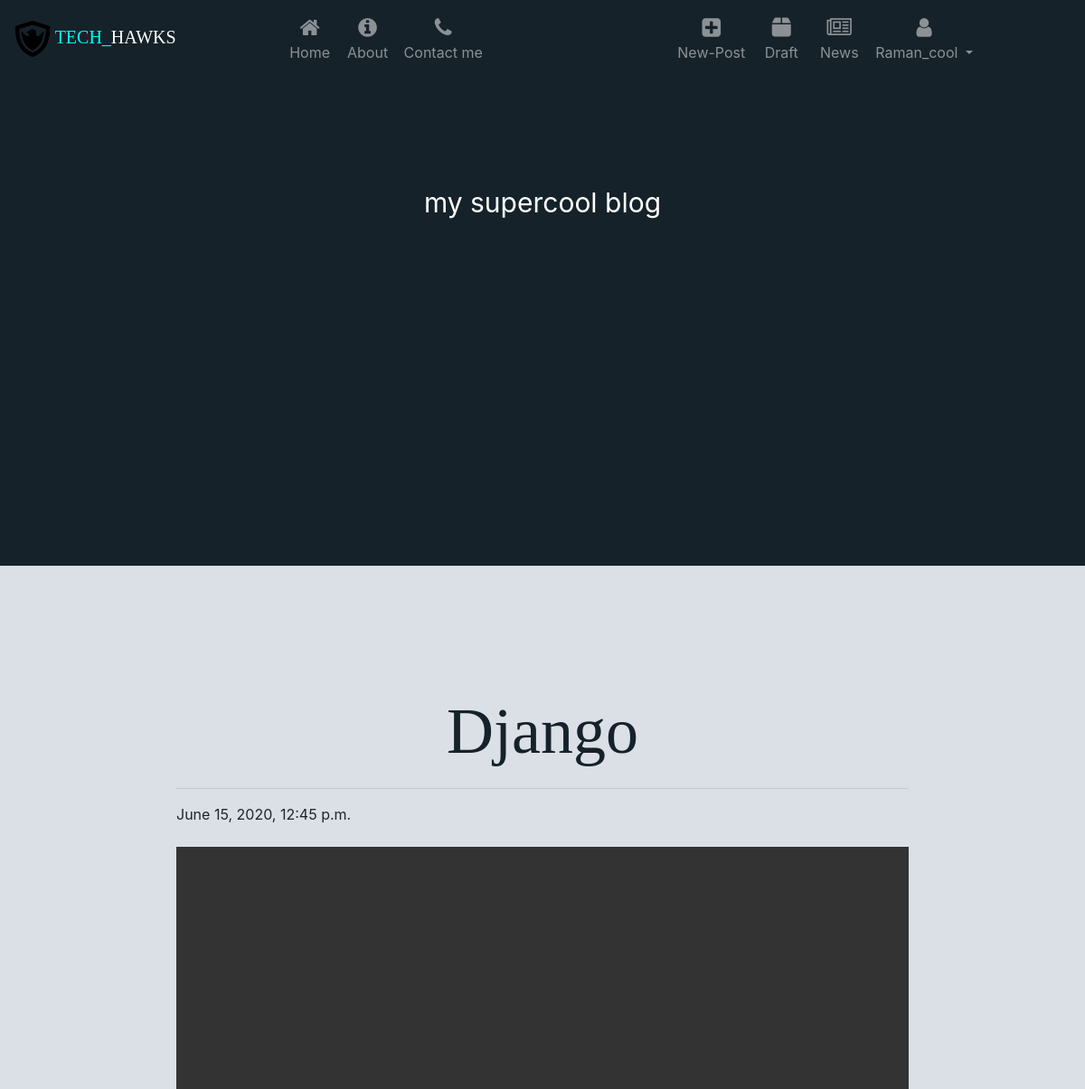
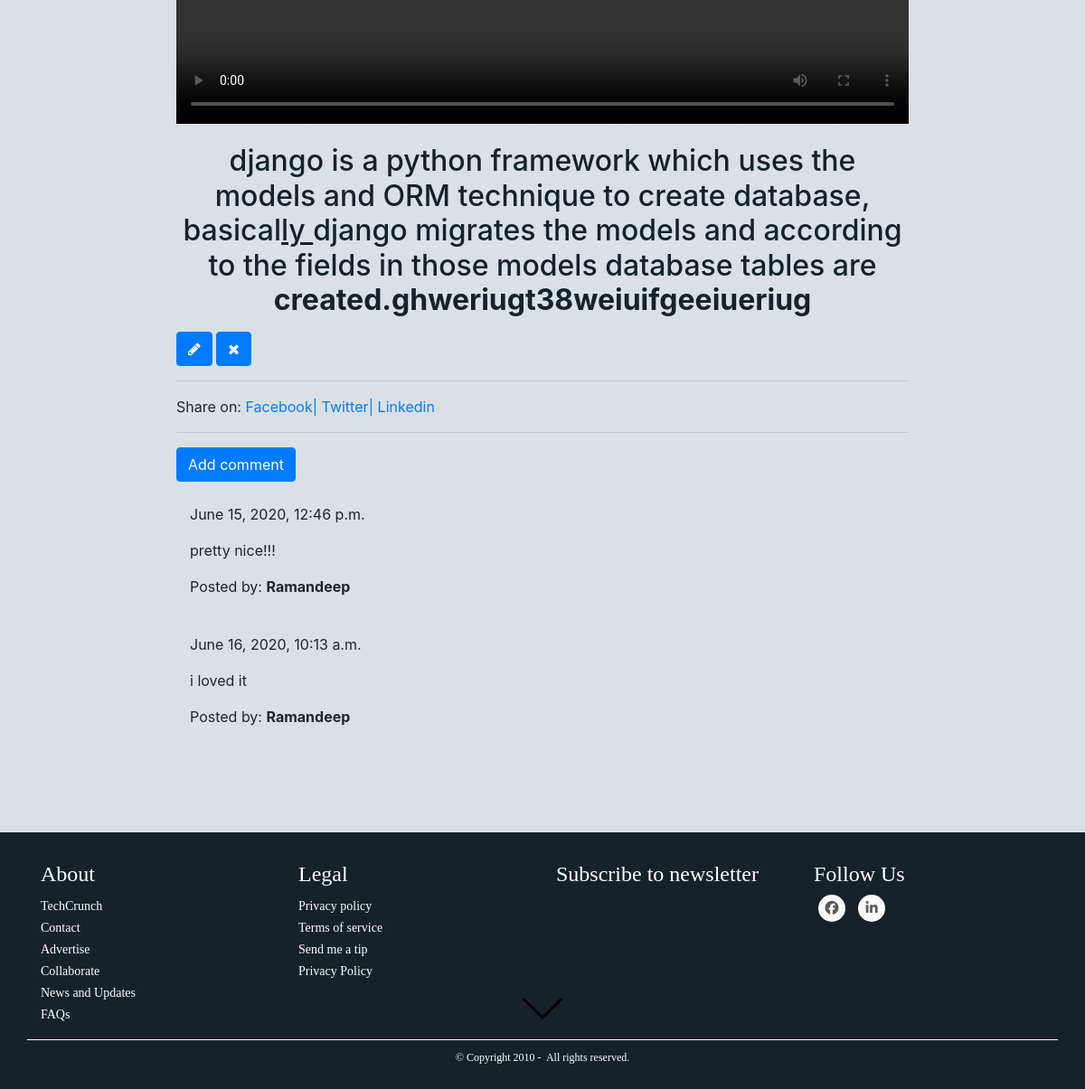
/post/3 (signed in), run on the app's committed database (2 pictures, top to bottom).
### blog/models.py (models this page shows, shortened)
class Post(models.Model):
    author = models.ForeignKey('auth.User',on_delete=models.CASCADE)
    title = models.CharField(max_length=200)
    text = models.TextField()
    created_date = models.DateTimeField(default=timezone.now)
    published_date = models.DateTimeField(blank=True, null=True)
    image = models.FileField(upload_to="media/",null=True, verbose_name="")

class Comment(models.Model):
    post = models.ForeignKey('blog.Post', related_name='comments',on_delete=models.CASCADE)
    author = models.CharField(max_length=200)
    text = models.TextField()
    created_date = models.DateTimeField(default=timezone.now)
    approved_comment = models.BooleanField(default=False)

### blog/views.py (the view)
# urls.py: path('post/<int:pk>', views.PostDetailView.as_view(), name='post_detail'),
class PostDetailView(DetailView):
    model = Post

### blog/templates/blog/post_detail.html (shortened to what this page needs)
{% extends 'blog/base.html' %}
{% load static %}
{% block content %}
<div class="header">
  <div class="header-content">
    <h1>News</h1>
    <p>my supercool blog</p>
  </div>
</div>
<div class="content container" style="margin-top: 100px;">
    <div class="content-block">
      <div class="blog_posts">
                <h1 class='posttitle loader headings display-3'>{{ post.title }}</h1>
                <hr>
                {% if post.published_date %}
                    <div class="date postdate">
                        {{ post.published_date }}
                    </div>
                  <video  class ='img-responsive' controls>
                <source src="{{ post.image.url }}" type="video/mp4">
             <source src="movie.ogg" type="video/ogg">
          </video>
                {% else %}
                    <a class="btn btn-outline-dark" href="{% url 'post_publish' pk=post.pk %}">Publish</a>
                {% endif %}
              <p class='postcontent' >{{ post.text|safe|linebreaksbr }}</p>
              {% if user.is_authenticated %}
                  <a class="btn btn-primary" href="{% url 'post_edit' pk=post.pk %}"><span class="fa fa-pencil"></span></a>
                  <a class="btn btn-primary" href="{% url 'post_remove' pk=post.pk %}"><span class="fa fa-remove"></span></a>
              {% endif %}
          <hr>
          <div class="social-share" style="margin-bottom">
            Share on:
            <a href="https://www.facebook.com/sharer/sharer.php?u={{ request.build_absolute_uri }}">
            Facebook|
            </a>
            <a href="https://twitter.com/home?status=I'm%20going%20to%20learn%20to%20Code...%20Come%20build%20an%20web%20apsp%20with%20me!%20%23CFE%20and%20@justinmitchel%20{{ request.build_absolute_uri }}">
             Twitter|
            </a>
            <a href="https://www.linkedin.com/shareArticle?mini=true&url=http://swiftforentrepreneurs.com/&title=Be%20first%20%7C%20Join%20Swift%20for%20Entrepreneurs&summary=Swift%20for%20Entrepreneurs%20is%20a%20project-based%20programming%20course%20for%20non-technical%20founders.%20We'll%20learn%20how%20to%20build%20iOS%20apps%20from%20scratch%20using%20Apple's%20new%20programming%20language:%20Swift.%20Be%20first%20and%20learn%20with%20me!&source={{ request.build_absolute_uri }}">
             Linkedin
            </a>
          </div>
          <hr>
          <a class="btn btn-primary btn-comment" href="{% url 'add_comment_to_post' pk=post.pk %}">Add comment</a>
          <div class="container">
          {% for comment in post.comments.all %}
          <br>
              {% if user.is_authenticated or comment.approved_comment %}
                      {{ comment.created_date }}
                  <p>{{ comment.text|safe|linebreaks }}</p>
                  <p>Posted by: <strong>{{ comment.author }}</strong></p>
              {% endif %}
          {% empty %}
              <p>No comments posted.</p>
          {% endfor %}
        </div>
      </div>
    </div>
  </div>
{% endblock %}

### blog/templates/blog/base.html (shortened to what this page needs)
<!DOCTYPE html>
{% load static %}
<html>
  <head>
    <link rel="stylesheet" href="https://maxcdn.bootstrapcdn.com/bootstrap/4.1.1/css/bootstrap.min.css">
    <link href="https://maxcdn.bootstrapcdn.com/font-awesome/4.7.0/css/font-awesome.min.css" rel="stylesheet">
    <link rel="stylesheet" href="//cdn.jsdelivr.net/medium-editor/latest/css/medium-editor.min.css" type="text/css" media="screen" charset="utf-8">
<link rel="stylesheet" href="https://stackpath.bootstrapcdn.com/bootstrap/4.1.3/css/bootstrap.min.css"
integrity="sha384-MCw98/SFnGE8fJT3GXwEOngsV7Zt27NXFoaoApmYm81iuXoPkFOJwJ8ERdknLPMO">
    <link rel="stylesheet" href="{% static 'css/blog.css' %}">
  </head>
  <body>
    <nav class="navbar navbar-icon-top navbar-expand-lg navbar-dark">
   <a class="navbar-brand" href="{% url 'post_list' %}"><img src="{% static 'images/logo-shield.png' %}" width = 40px height = 40px alt="Eagle-shield">
    <span>TECH_</span>HAWKS
   </a>
   <div class="collapse navbar-collapse nav-left" id="navbarSupportedContent">
     <ul class="navbar-nav mr-auto">
       <li class="nav-item">
         <a class="nav-link" onclick="openBanner(event,'landing-text')" href="{% url 'post_list' %}">
           <i class="fa fa-home"></i>
           Home
           </a>
       </li>
       <li class="nav-item">
         <a class="nav-link" onclick="openBanner(event,'About')" href="{% url 'about' %}">
           <i class="fa fa-info-circle">
           </i>
           About
         </a>
       </li>
       <li class="nav-item">
         <a class="nav-link" onclick="openBanner(event,'Contact')" href="{% url 'contact'%}">
           <i class="fa fa-phone">
           </i>
           Contact me
         </a>
       </li>
     </ul>
      {% if user.is_authenticated %}
     <ul class="navbar-nav nav-right ">
       <li class="nav-item">
         <a class="nav-link" onclick="openBanner(event,'new-post')" href="{% url 'post_new' %}">
           <i class="fa fa-plus-square">
           </i>
           New-Post
         </a>
       </li>
       <li class="nav-item">
         <a class="nav-link" onclick="openBanner(event,'Draft')"  href="{% url 'post_draft_list' %}">
           <i class="fa fa-box">
           </i>
           Draft
         </a>
       </li>
       <li class="nav-item">
         <a class="nav-link"  onclick="openBanner(event,'news')" href="{% url 'news' %}">
           <i class="fa fa-newspaper">
           </i>
          News
         </a>
       </li>
       <li class="nav-item dropdown">
         <a class="nav-link dropdown-toggle" href="#" id="navbarDropdown" role="button" data-toggle="dropdown" aria-haspopup="true" aria-expanded="false">
           <i class="fa fa-user">
           </i>
          {{ user.username}}
         </a>
       </li>
     </ul>
     {% else %}
     <a class="nav-item nav-link" href="{% url 'login' %}" aria-label="Login">
            <span class="fa fa-user" aria-hidden="true">Login</span></a>
      <a class="nav-item nav-link" href="{% url 'register' %}" aria-label="Login">
          <span class="fa fa-user" aria-hidden="true">Register</span></a>
        {% endif %}
   </div>
 </nav>
<section class = "header-down-arrow">
  <img src="{% static 'images/cue/downarrow.png' %}" width = "50" alt="downarrow">
</section>
        {% block content %}
        {% endblock %}
 <footer class="mainfooter" role="contentinfo">
  <div class="footer-middle">
  <div class="container">
    <div class="row">
      <div class="col-md-3 col-sm-6">
        <div class="footer-pad">
          <h4>About</h4>
          <ul class="list-unstyled">
            <li><a href="#">TechCrunch</a></li>
            <li><a href="#">Contact</a></li>
            <li><a href="#">Advertise</a></li>
            <li><a href="#">Collaborate</a></li>
            <li><a href="#">News and Updates</a></li>
            <li><a href="#">FAQs</a></li>
          </ul>
        </div>
      </div>
      <div class="col-md-3 col-sm-6">
        <div class="footer-pad">
          <h4>Legal</h4>
          <ul class="list-unstyled">
            <li><a href="#">Privacy policy</a></li>
            <li><a href="#">Terms of service</a></li>
            <li><a href="#">Send me a tip</a></li>
            <li><a href="#">Privacy Policy</a></li>
          </ul>
        </div>
      </div>
      <div class="col-md-3 col-sm-6">
        <div class="footer-pad">
          <h4>Subscribe to newsletter</h4>
        </div>
      </div>
    	<div class="col-md-3">
    		<h4>Follow Us</h4>
            <ul class="social-network social-circle">
             <li><a href="#" class="icoFacebook" title="Facebook"><i class="fa fa-facebook"></i></a></li>
             <li><a href="#" class="icoLinkedin" title="Linkedin"><i class="fa fa-linkedin"></i></a></li>
            </ul>
		</div>
    </div>
	<div class="row">
		<div class="col-md-12 copy">
			<p class="text-center">&copy; Copyright 2010 - <img src="" alt="">  All rights reserved.</p>
		</div>
	</div>
  </div>
  </div>
</footer>
  </body>
</html>

### blog/static/css/blog.css (style rules this page uses)
.loader { filter:hue-rotate(0deg); color: linear-gradient(45deg,#0f8,#08f); animation:hue 5000ms infinite linear; }

### blog/templates/blog/base.html (style rules this page uses)
body { background: #DAE0E6; }
html { scroll-behavior: smooth; }
.navbar-icon-top .navbar-nav .nav-link >.fa { position: relative; width: 36px; font-size: 24px; }
.navbar-icon-top .navbar-nav .nav-link > .fa { top: 3px; line-height: 12px; }
nav { background-color: #16222A; }
html { box-sizing: border-box; }
@media (min-width: 992px) { .navbar-icon-top.navbar-expand-lg .navbar-nav .nav-link { text-align: center; display: table-cell; height: 70px; vertical-align: middle; padding-top: 0; padding-bottom: 0; } }
@media (min-width: 992px) { .navbar-icon-top.navbar-expand-lg .navbar-nav .nav-link > .fa { display: block; width: 48px; margin: 2px auto 4px auto; top: 0; line-height: 24px; } }
.nav-left { margin-left: 100px; }
.nav-right { margin-right: 100px; }
.navbar-brand { font-family: 'Russo' }
.navbar-brand span { color: cyan; }
h1 { font-family: 'Russo' }
.headings { margin-top: 40px; margin-bottom: 20px; align-self: center; }
.content-block { display: flex; flex-direction: row; }
footer { background: #16222A; background: -webkit-linear-gradient(59deg, #3A6073, #16222A); background: #16222A; color: white; margin-top:100px; font-family: 'Russo' }
footer a { color: #fff; font-size: 14px; transition-duration: 0.2s; }
.copy { font-size: 12px; padding: 10px; border-top: 1px solid #FFFFFF; }
.footer-middle { padding-top: 2em; color: white; }
ul.social-network { list-style: none; display: inline; margin-left: 0 !important; padding: 0; }
ul.social-network li { display: inline; margin: 0 5px; }
.social-circle li a { display: inline-block; position: relative; margin: 0 auto 0 auto; -moz-border-radius: 50%; -webkit-border-radius: 50%; border-radius: 50%; text-align: center; width: 30px; height: 30px; font-size: 15px; }
.social-circle li i { margin: 0; line-height: 30px; text-align: center; }
.social-circle i { color: #595959; -webkit-transition: all 0.8s; -moz-transition: all 0.8s; -o-transition: all 0.8s; -ms-transition: all 0.8s; transition: all 0.8s; }
.social-network a { background-color: #F9F9F9; }
.content { width: 70%; }
.header { padding: 60px; text-align: center; background: #16222A; color: white; font-size: 30px; height: 18em; }
* { box-sizing:border-box; -moz-box-sizing: border-box; }
.header-down-arrow { position: absolute; bottom: 8vh; left: 0; right: 0; text-align: center; z-index: 10; }
.header-down-arrow img { animation: fade-slide-up 1s 1s ease-out forwards, pulse 2s 3s ease-out infinite; opacity: 0; }
h1,h2 { color: #16222A; text-align: center; }
.row:after { content: ""; display: table; clear: both; }
.img-responsive { width: 100%; height: auto; }

### data on the page
Post: title "Django", published_date "June 15, 2020, 12:45 p.m.", text "django is a python framework which uses the models and ORM technique to create database, basical ly django migrates the models and according to the fields in those models database tables are created.ghweriugt38weiuifgeeiueriug"
Comment: created_date "June 15, 2020, 12:46 p.m.", text "pretty nice!!!", author "Ramandeep"
Comment: created_date "June 16, 2020, 10:13 a.m.", text "i loved it", author "Ramandeep"

### other printed values
{{ user.username }} "Raman_cool"
